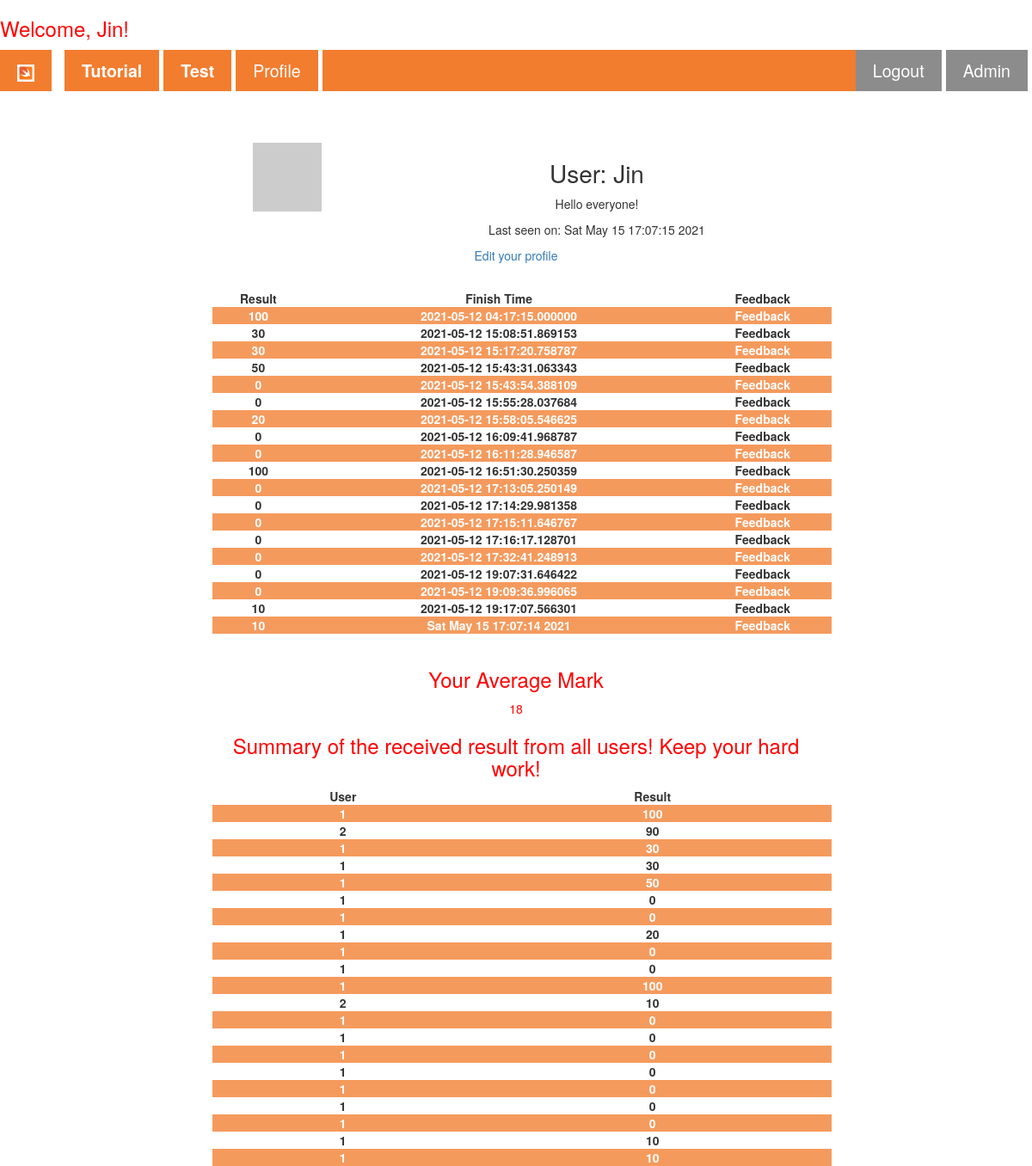
/user/Jin (signed in), run on the app's committed database.
### app/models.py (models this page shows, shortened)
class User(UserMixin, db.Model):
    id = db.Column(db.Integer, primary_key=True)
    username = db.Column(db.String(64), index=True, unique=True)
    email = db.Column(db.String(120), index=True, unique=True)
    password_hash = db.Column(db.String(128))
    about_me = db.Column(db.String(140))
    last_seen = db.Column(db.String(140))
    posts = db.relationship('Post', backref='author', lazy='dynamic')
    def avatar(self, size): # Add avatar to one user #
        digest = md5(self.email.lower().encode('utf-8')).hexdigest()
        return 'https://www.gravatar.com/avatar/{}?d=identicon&s={}'.format(
            digest, size)

class Post(UserMixin,db.Model):
    id = db.Column(db.Integer, primary_key=True)
    Mark = db.Column(db.Integer)
    Finish_Time = db.Column(db.String(140), index=True)
    Feedback = db.Column(db.String(1000))
    user_id = db.Column(db.Integer, db.ForeignKey('user.id'))

### app/routes.py (the view)
@app.route('/user/<username>')
@login_required
def user(username):
    list=[]
    average = 0
    user = User.query.filter_by(username=username).first_or_404()
    try:
        mark=Post.query.filter_by(user_id=user.id)[-1]
        allmark=Post.query.filter_by(user_id=user.id).all()
        all=Post.query.all()
        for i in allmark:
            list.append(i.Mark)
        for i in list:
            average+=int(i)
        average=average/len(list)
        average=int(average)
        return render_template('user.html', user=user, mark=mark, all=all,average=average, allmark=allmark)
    except IndexError as e:
        flash("No profile shown, please do the test firstly!")
        return render_template("home.html")

### app/models.py (called while the page is built)
@login.user_loader
def load_user(id):
    return User.query.get(int(id))

### app/routes.py (called while the page is built)
@app.before_request
def before_request():
    if current_user.is_authenticated:
        current_user.last_seen = datetime.utcnow()
        db.session.commit()

### app/templates/user.html (shortened to what this page needs)
{% extends "base.html" %}
{% block articles %}
<div class="formcontainer" style="border: none; margin-top: 5%;">
  <table>
    <tr valign="top">
        <td><img src="{{ user.avatar(128) }}"></td>
        <td>
            <h1>User: {{ user.username }}</h1>
            {% if user.about_me %}<p>{{ user.about_me }}</p>{% endif %}
            {% if user.last_seen %}<p>Last seen on: {{ user.last_seen }}</p>{% endif %}
        </td>
    </tr>
  </table>
  {% if user == current_user %}
  <p class="redp"><a href="{{ url_for('edit_profile') }}">Edit your profile</a></p>
  {% endif %}
  <br>
  <table>
    <tr valign="top">
      <td><b>Result</b></td>
      <td><b>Finish Time</b></td>
      <td><b>Feedback</b></td>
    </tr>
    {% for j in allmark%}
    <tr>
      <td><b>{{j.Mark}}</b></td>
      <td><b>{{j.Finish_Time}}</b></td>
      <td>
        <details>
          <summary><b>Feedback</b></summary>
        </details>
      </td>
    </tr>
    {% endfor %}
  </table><br>
  <h3 class="redp">Your Average Mark</h3>
  <p class="redp">{{average}}</p>
  <h3 class="redp">Summary of the received result from all users! Keep your hard work!</h3>
  <table>
    <tr valign="top">
      <td><b>User</b></td>
      <td><b>Result</b></td>
    </tr>
    {% for i in all %}
    <tr>
      <td><b>{{i.user_id}}</b></td>
      <td><b>{{i.Mark}}</b></td>
    </tr>
    {% endfor %}
  </table>
</div>
{% endblock %}

### app/templates/base.html (shortened to what this page needs)
<!DOCTYPE html>
<html lang="en">
<head>
    <link rel="stylesheet" href="https://maxcdn.bootstrapcdn.com/bootstrap/3.4.0/css/bootstrap.min.css"/>
    <link rel="stylesheet" href="{{ url_for('static', filename='nav_css.css')}}">
</head>
<body>
  {% if current_user.is_authenticated %}
  <h3 class="redp">Welcome, {{ current_user.username }}!</h3>
  {% endif %}
    <nav class="sticky">
        <ul class="ul_mainstyle">
            <li><a href="/"><img src="{{ url_for('static', filename='/Image/swift_icon.png')}}" alt="home icon"></a>
            </li>
            <li><a href="/Setup"><b>Tutorial</b></a></li>
            <li><a href="/Test"><b>Test</b></a></li>
            {% if not current_user.is_anonymous %}
            <li>
              <a href="{{ url_for('user', username=current_user.username) }}">Profile</a>
            </li>
            {% endif %}
            <li class="loginbutton">
              <a href="{{ url_for('adminpage') }}">Admin</a>
            </li>
            {% if current_user.is_anonymous %}
            <li class="loginbutton">
              <a href="{{ url_for('login') }}"><b>Login</b></a>
            </li>
            {% else %}
            <li class="loginbutton">
              <a href="{{ url_for('logout') }}">Logout</a>
            </li>
            {% endif %}
        </ul>
      </nav>
      {% block articles %}{% endblock %}
</body>
</html>

### app/static/nav_css.css (style rules this page uses)
html { font-family: Arial, Helvetica, sans-serif; line-height: 2; }
a { text-decoration: none; }
body { counter-reset: section; }
.formcontainer { text-align: center; }
.loginbutton { background-color: grey; color: white; float: right; }
nav ul.ul_mainstyle { margin: 1% 0 0 0; padding: 0; overflow: hidden; background-color: rgb(241, 112, 25); list-style-type: none; }
nav ul li { float: left; border-right: solid 5px white; }
li:first-of-type { border-right: solid 15px white; }
nav ul li a { display: block; color: white; text-align: center; text-decoration: none; padding: 10px 20px 10px; font-size: 140%; }
nav ul li img { height: 20px; width: auto; }
.sticky { position: sticky; top: 0; width: 100%; z-index: 10; opacity: 0.9; }
.redp { color: red; }
tr:nth-child(even) { background-color: rgb(241, 112, 25); color: white; opacity: 0.7; }
h1 { font-size: 200%; }
table { border-collapse: collapse; width: 100%; margin-left: 1%; }
.formcontainer { margin: auto; margin-top: 1%; width: 60%; border: 1px solid grey; padding: 70 50 50 50; text-align: center; border-radius: 10px; }

### data on the page
User: username "Jin", about_me "Hello everyone!", last_seen "Sat May 15 17:07:15 2021"
Post: Mark "100", Finish_Time "2021-05-12 04:17:15.000000", user_id "1"
Post: Mark "30", Finish_Time "2021-05-12 15:08:51.869153", user_id "1"
Post: Mark "30", Finish_Time "2021-05-12 15:17:20.758787", user_id "1"
Post: Mark "50", Finish_Time "2021-05-12 15:43:31.063343", user_id "1"
Post: Mark "0", Finish_Time "2021-05-12 15:43:54.388109", user_id "1"
Post: Mark "0", Finish_Time "2021-05-12 15:55:28.037684", user_id "1"
Post: Mark "20", Finish_Time "2021-05-12 15:58:05.546625", user_id "1"
Post: Mark "0", Finish_Time "2021-05-12 16:09:41.968787", user_id "1"
Post: Mark "0", Finish_Time "2021-05-12 16:11:28.946587", user_id "1"
Post: Mark "100", Finish_Time "2021-05-12 16:51:30.250359", user_id "1"
Post: Mark "0", Finish_Time "2021-05-12 17:13:05.250149", user_id "1"
Post: Mark "0", Finish_Time "2021-05-12 17:14:29.981358", user_id "1"
Post: Mark "0", Finish_Time "2021-05-12 17:15:11.646767", user_id "1"
Post: Mark "0", Finish_Time "2021-05-12 17:16:17.128701", user_id "1"
Post: Mark "0", Finish_Time "2021-05-12 17:32:41.248913", user_id "1"
Post: Mark "0", Finish_Time "2021-05-12 19:07:31.646422", user_id "1"
Post: Mark "0", Finish_Time "2021-05-12 19:09:36.996065", user_id "1"
Post: Mark "10", Finish_Time "2021-05-12 19:17:07.566301", user_id "1"
Post: Mark "10", Finish_Time "Sat May 15 17:07:14 2021", user_id "1"
Post: user_id "2", Mark "90"
Post: user_id "2", Mark "10"

### other printed values
{{ average }} "18"
